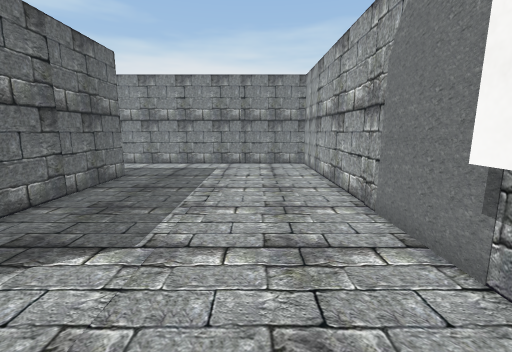
[1] (above)

18 first-person views from a walk through a 3-D level made in the Unity game engine. The camera is 1.4 m above the floor, tilts 10° down and sees 90° across. The floor is counted in squares, 0.67 m on a side. Each view is taken from the middle of a square. On the plan, view 1 faces up. The plan holds only what a view shows up to about 16 squares ahead; the rest is blank. The player character is not drawn. Some surface patterns are stand-ins.

[2]
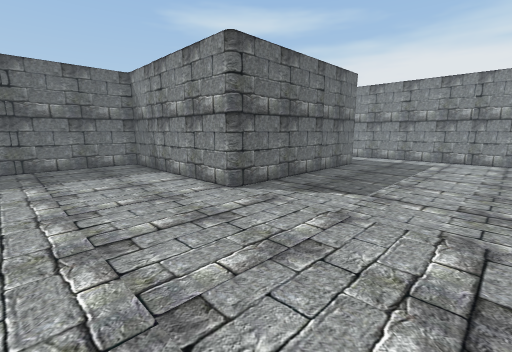

[3]
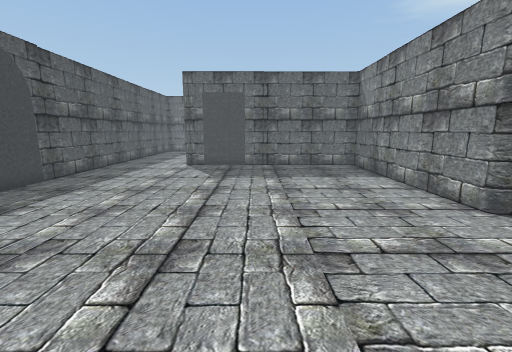

[4]
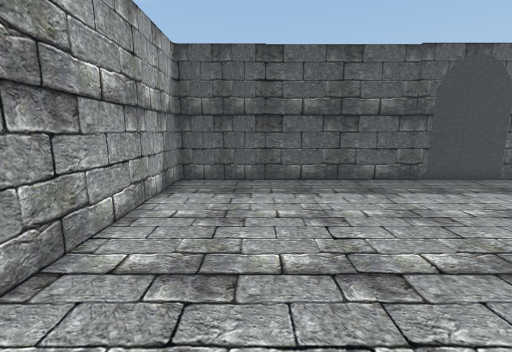

[5]
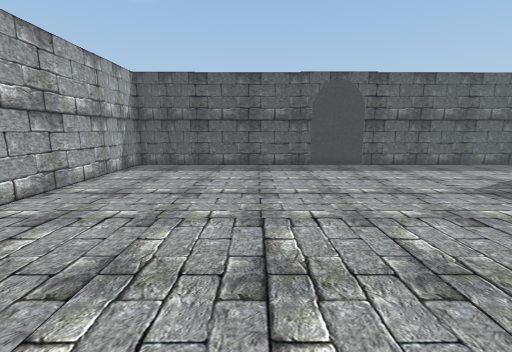

[6]
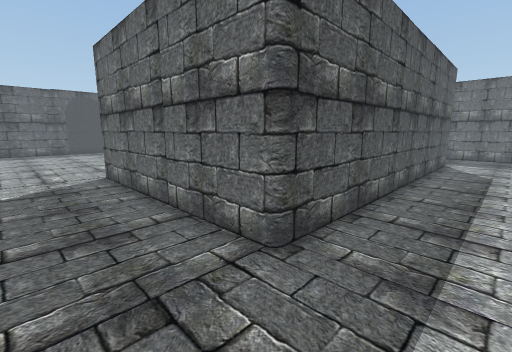

[7]
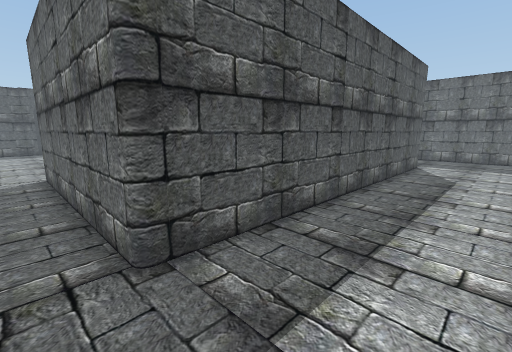

[8]
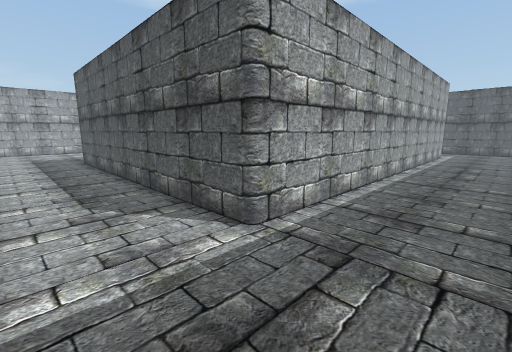

[9]
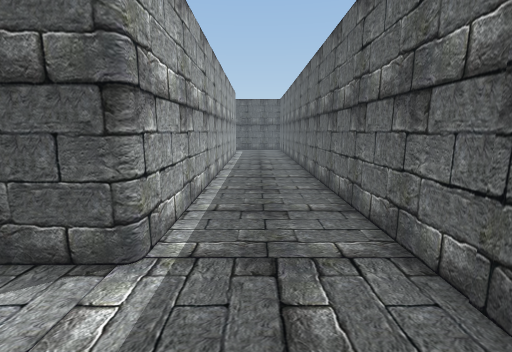

[10]
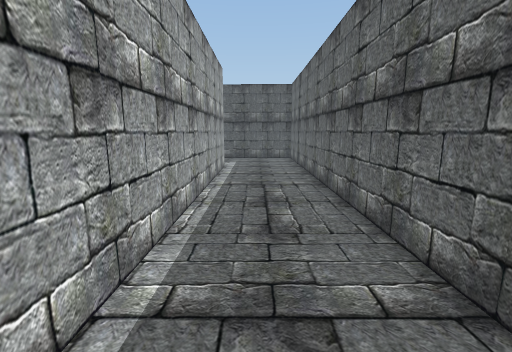

[11]
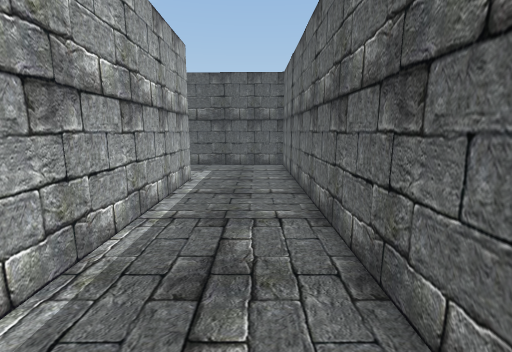

[12]
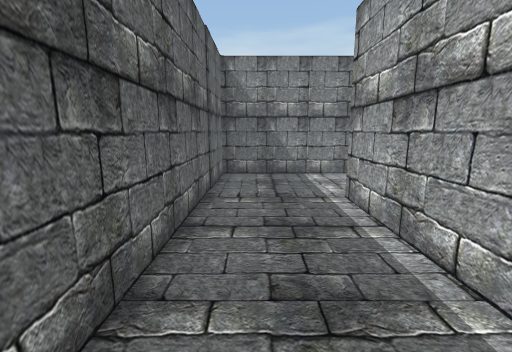

[13]
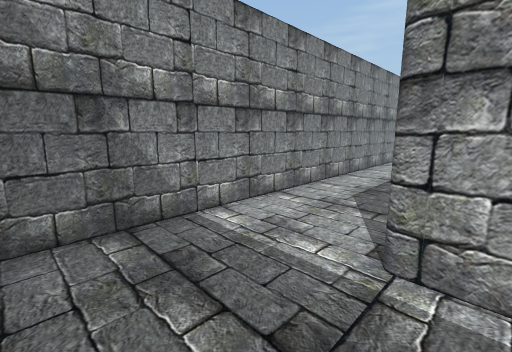

[14]
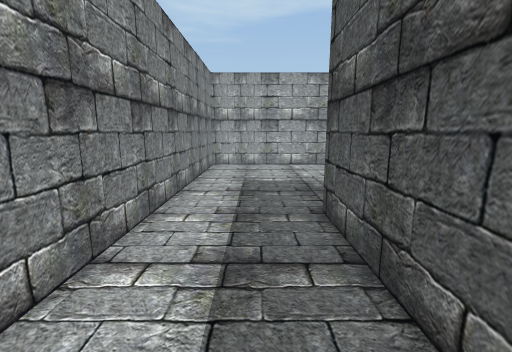

[15]
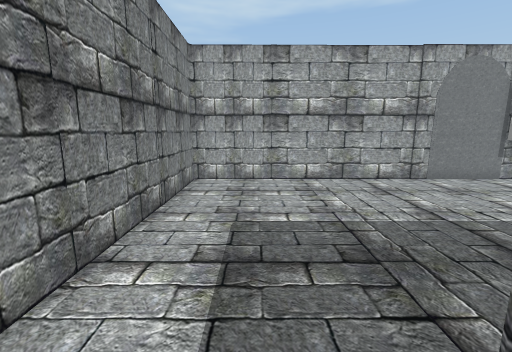

[16]
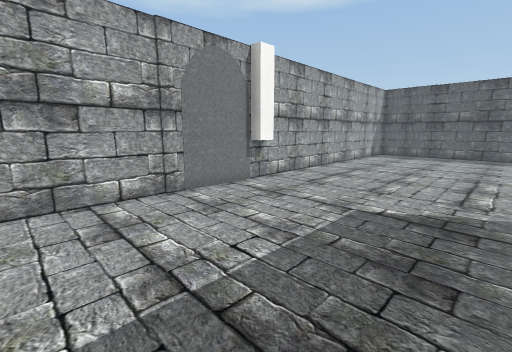

[17]
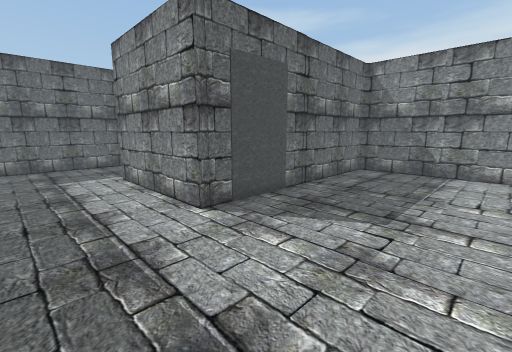

[18]
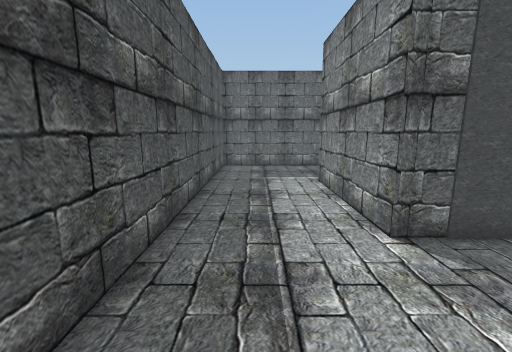

### Floor plan
Points are (right, up) in squares from view 1. A wall is a line through its corners. A room is listed if a view was taken in it or the views show most of it. See-through windows are left out.
Room 1 (views 1, 2, 3, 4, 5, 6, 7, 8, 9, 10, 11, 12, 13, 14, 15, 16, 17, 18)
walls: (-6.5, 2) (-15.8, 2) (-15.8, -8.3) (-22.1, -8.3) (-22.1, 12); (-6.2, 12) (-6.2, 2.3); (-6.5, -13) (3.3, -13) (3.2, 2.6); (3.2, 7.1) (3.1, 16.7) (-26.7, 16.7) (-26.7, -13) (-10.4, -13); (-21.9, 12.2) (-6.5, 12.2)
objects: arch (-10, -13) to (-7, -13); arch (3, 3) to (3, 6)

Where each view was taken, in squares from view 1:
view 1: 0 up, 0 right, facing up
view 2: 4 down, 1 right, facing up-left
view 3: 4 down, 0 right, facing left
view 4: 2 down, 0 right, facing down
view 5: 3 up, 4 left, facing down
view 6: 15 up, 3 left, facing down-left
view 7: 16 up, 5 left, facing down-left
view 8: 16 up, 26 left, facing down-right
view 9: 16 up, 24 left, facing down
view 10: 7 up, 24 left, facing down
view 11: 3 up, 25 left, facing down
view 12: 4 up, 25 left, facing up
view 13: 11 up, 26 left, facing up-right
view 14: 14 up, 13 left, facing right
view 15: 14 up, 8 left, facing right
view 16: 11 up, 5 left, facing down-right
view 17: 12 down, 10 left, facing up-left
view 18: 11 down, 11 left, facing left
